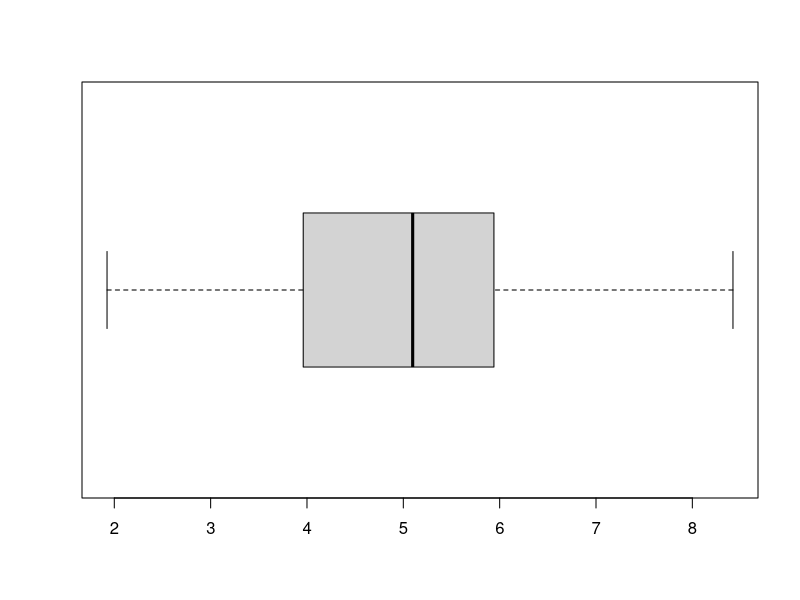
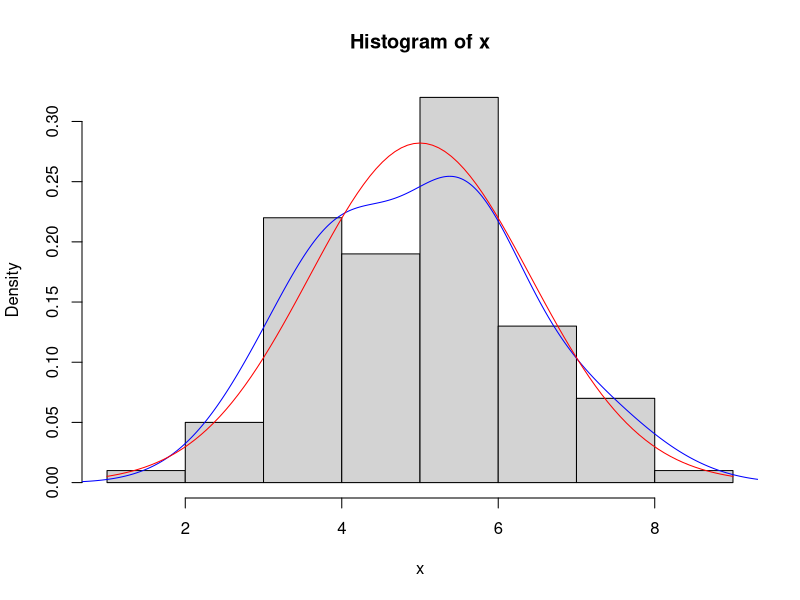

Here is the R script that generated these plots, in order: (Note: this script raises an error after producing the figures.)
#??) X???N(5,2)
x <- rnorm(100, mean = 5, sd = sqrt(2))
boxplot(x, horizontal = TRUE)
hist(x, probability = TRUE)
lines(density(x, bw = "SJ"), col = "blue")
curve(dnorm(x, mean = 5, sd = sqrt(2)), add = TRUE, col = "red")
skewness(x)
qnorm(0.995, 0, 1)
kurtosis(x)
qnorm(0.995, 0, 1)
#??) X???U(1,5)
x <- runif(100, min = 1, max = 5)
boxplot(x, horizontal = TRUE)
hist(x, probability = TRUE)
lines(density(x, bw = "SJ"), col = "blue")
curve(dunif(x, min = 1, max = 5), add = TRUE, col = "red")
skewness(x)
kurtosis(x)
#??) X???Exp(3)
x <- rexp(100, rate = 3)
boxplot(x, horizontal = TRUE)
hist(x, probability = TRUE)
lines(density(x, bw = "SJ"), col = "blue")
curve(dexp(x, rate = 3), add = TRUE, col = "red")
skewness(x)
kurtosis(x)
#??) X???Gamma(5,1)
x <- rgamma(100, shape = 5, rate = 1)
boxplot(x, horizontal = TRUE)
hist(x, probability = TRUE)
lines(density(x, bw = "SJ"), col = "blue")
curve(dgamma(x, shape = 5, rate = 1), add = TRUE, col = "red")
skewness(x)
kurtosis(x)
#??) X?????2(3)
x <- rchisq(100, df = 3)
boxplot(x, horizontal = TRUE)
hist(x, probability = TRUE)
lines(density(x, bw = "SJ"), col = "blue")
curve(dchisq(x, df = 3), add = TRUE, col = "red")
skewness(x)
kurtosis(x)
#??) X???t(5)
x <- rt(100, df = 5)
boxplot(x, horizontal = TRUE)
hist(x, probability = TRUE)
lines(density(x, bw = "SJ"), col = "blue")
curve(dt(x, df = 5), add = TRUE, col = "red")
skewness(x)
kurtosis(x)
#??) X ?? ???????? ???? ?????? ?????????????????????????? N(1,2) ?? N(5,2) ?? ???????????????????? ???? ?????????????? p=0.4
i <- rbinom(100, size = 1, prob = 0.4)
n1 <- rnorm(100, mean = 1, sd = sqrt(2))
n2 <- rnorm(100, mean = 5, sd = sqrt(2))
x <- i * n1 + (1 - i) * n2
boxplot(x, horizontal = TRUE)
hist(x, probability = TRUE)
lines(density(x, bw = "SJ"), col = "blue")
skewness(x)
kurtosis(x)
#??) X ?? ???????? ???? ?????? ?????????????????????????? N(1,2), N(10,2) ?? N(???3,2) ?? ?????????????????????? ?????????????????? p1=0.3, p2=0.2 ?? p3=0.5.
u <- runif(1000)
p1 <- 0.3
p2 <- 0.2
p3 <- 0.5
i1 <- u < p1
i2 <- u > p1 & u < p2+p1
i3 <- u > p1+p2
n1 <- rnorm(1000, mean = 1, sd = sqrt(2))
n2 <- rnorm(1000, mean = 10, sd = sqrt(2))
n3 <- rnorm(1000, mean = -3, sd = sqrt(2))
x <- i1 * n1 + i2 * n2 + i3 * n3
boxplot(x, horizontal = TRUE)
hist(x, probability = TRUE)
lines(density(x, bw = "SJ"), col = "blue")
skewness(x)
kurtosis(x)